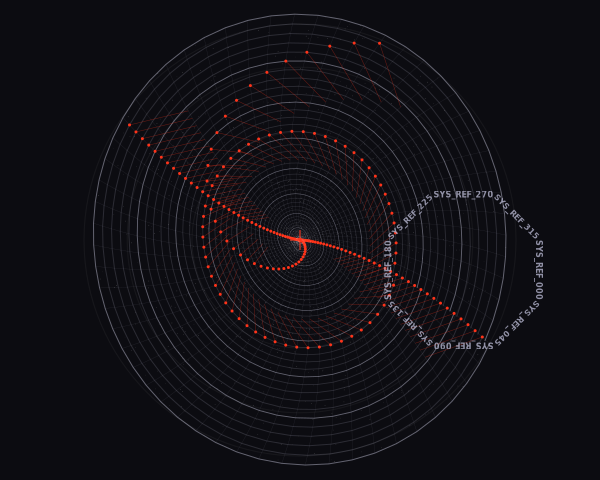

This chart was generated by the following Python code:
import cairo
import math
import random

# Setup
width, height = 600, 480
surface = cairo.ImageSurface(cairo.FORMAT_ARGB32, width, height)
ctx = cairo.Context(surface)

# Background - Deep Charcoal for high contrast
ctx.set_source_rgb(0.05, 0.05, 0.07)
ctx.paint()

# Configuration
center_x, center_y = width / 2, height / 2
max_radius = min(width, height) * 0.45
radial_steps = 60    # Number of "spokes"
concentric_steps = 45 # Number of "rings"
accent_color = (1.0, 0.2, 0.1) # Vibrant Swiss Red-Orange

def ease_in_quad(t):
    return t * t

def transform_coords(r_norm, theta_norm, twist=0.5):
    """
    Transforms normalized grid coordinates (0-1) into distorted polar space.
    r_norm: distance from center (0 to 1)
    theta_norm: rotation (0 to 1)
    """
    # Apply exponential easing to radius to create focal compression toward the center
    r = ease_in_quad(r_norm) * max_radius
    
    # Introduce a mathematical "twist" based on radius (logarithmic spiral influence)
    angle = theta_norm * 2 * math.pi + (r_norm * twist)
    
    # Radial distortion: subtle wave interference
    r += math.sin(theta_norm * 12) * (10 * r_norm)
    
    x = center_x + r * math.cos(angle)
    y = center_y + r * math.sin(angle)
    return x, y

# 1. Draw Subtle Background Connectivity (The "System")
ctx.set_line_width(0.3)
for i in range(radial_steps):
    theta_n = i / radial_steps
    ctx.move_to(*transform_coords(0, theta_n))
    
    # Draw radial lines with micro-segments for distortion fidelity
    for j in range(1, concentric_steps + 1):
        r_n = j / concentric_steps
        ctx.set_source_rgba(0.8, 0.8, 0.9, 0.15)
        ctx.line_to(*transform_coords(r_n, theta_n))
    ctx.stroke()

# 2. Draw Concentric Rings with Optical Density
for j in range(1, concentric_steps + 1):
    r_n = j / concentric_steps
    # Variation in line weight based on distance (structural hierarchy)
    ctx.set_line_width(0.2 + (r_n * 0.8))
    
    first_pt = transform_coords(r_n, 0)
    ctx.move_to(*first_pt)
    
    for i in range(1, radial_steps + 1):
        theta_n = i / radial_steps
        # Higher alpha at specific intervals to create visual rhythm
        alpha = 0.4 if j % 5 == 0 else 0.15
        ctx.set_source_rgba(0.9, 0.9, 1.0, alpha)
        ctx.line_to(*transform_coords(r_n, theta_n))
    
    ctx.stroke()

# 3. Structural Anomalies & Data Markers (The "Logic")
# We highlight intersections that satisfy a specific mathematical modulo
for i in range(radial_steps):
    for j in range(concentric_steps):
        if (i * j) % 31 == 0 or (i == j):
            r_n = j / concentric_steps
            theta_n = i / radial_steps
            x, y = transform_coords(r_n, theta_n)
            
            # Draw primary marker
            ctx.set_source_rgb(*accent_color)
            ctx.arc(x, y, 1.5, 0, 2 * math.pi)
            ctx.fill()
            
            # Draw "Relational Logic" connector
            # Connect some markers back to a central focal point or neighbor
            if r_n > 0.5:
                nx, ny = transform_coords(r_n - 0.1, theta_n + 0.05)
                ctx.set_source_rgba(1.0, 0.2, 0.1, 0.4)
                ctx.set_line_width(0.5)
                ctx.move_to(x, y)
                ctx.line_to(nx, ny)
                ctx.stroke()

# 4. Global Structural Overlay (Brutalist Framing)
# Adds a layer of architectural precision
ctx.set_source_rgba(1, 1, 1, 0.05)
ctx.set_line_width(1.0)
for radius in [max_radius * 0.5, max_radius * 0.8, max_radius]:
    ctx.arc(center_x, center_y, radius, 0, 2 * math.pi)
    ctx.stroke()

# 5. Fine Moiré Texture (Noise/Density)
# Thousands of tiny dots scattered along the mathematical paths
for _ in range(1500):
    r_n = random.uniform(0.1, 1.0)
    theta_n = random.uniform(0, 1.0)
    x, y = transform_coords(r_n, theta_n)
    ctx.set_source_rgba(1, 1, 1, random.uniform(0.1, 0.5))
    ctx.rectangle(x, y, 0.5, 0.5)
    ctx.fill()

# 6. Typography Elements (Abstracted)
# Representing data labels in a Swiss layout style
ctx.select_font_face("sans-serif", cairo.FONT_SLANT_NORMAL, cairo.FONT_WEIGHT_BOLD)
ctx.set_font_size(8)
for i in range(0, 360, 45):
    angle = math.radians(i)
    tx = center_x + (max_radius + 20) * math.cos(angle)
    ty = center_y + (max_radius + 20) * math.sin(angle)
    
    ctx.save()
    ctx.translate(tx, ty)
    ctx.rotate(angle + math.pi/2)
    ctx.set_source_rgba(0.7, 0.7, 0.8, 0.8)
    ctx.show_text(f"SYS_REF_{i:03d}")
    ctx.restore()

# Final Polish: Center crosshair
ctx.set_source_rgb(*accent_color)
ctx.set_line_width(1)
ctx.move_to(center_x - 10, center_y)
ctx.line_to(center_x + 10, center_y)
ctx.move_to(center_x, center_y - 10)
ctx.line_to(center_x, center_y + 10)
ctx.stroke()
